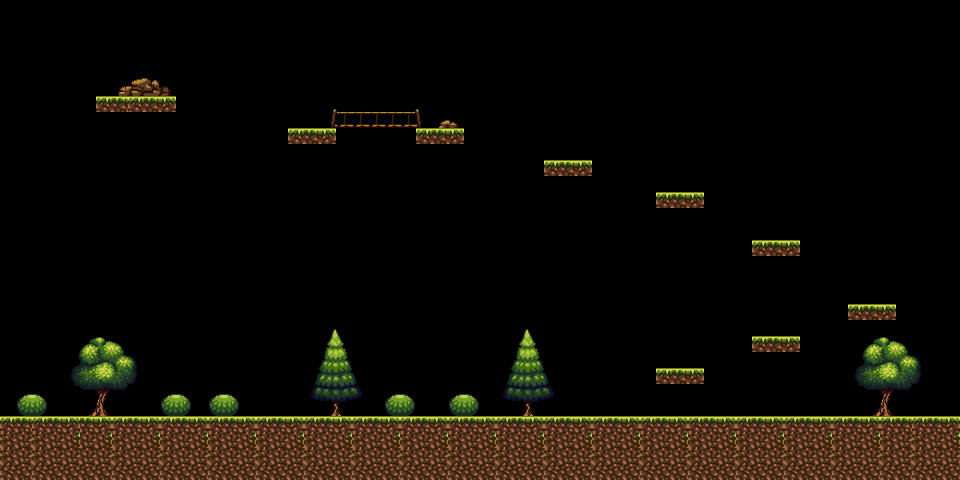

Tiled map render using the project's own tile images. Description and the map definition, with tile-layer contents summarised, below:
An orthogonal 60x30 tile map with 16x16 px tiles, 2 tile layers (BaseLayer, DesignLayer).

<map version="1.4" tiledversion="1.4.3" orientation="orthogonal" renderorder="right-down" width="60" height="30" tilewidth="16" tileheight="16" infinite="0" nextlayerid="3" nextobjectid="1">
 <tileset firstgid="1" name="[TILESET] Tileset" tilewidth="16" tileheight="16" tilecount="324" columns="18">
  <image source="../../../Resources/TileSets/[TILESET] Tileset.png" trans="000000" width="300" height="300" />
 </tileset>
 <layer id="1" name="BaseLayer" width="60" height="30">
  <data>[1800 cells, 275 non-empty, 17 distinct tile ids]</data>
 </layer>
 <layer id="2" name="DesignLayer" width="60" height="30">
  <data>[1800 cells, 141 non-empty, 73 distinct tile ids]</data>
 </layer>
</map>
